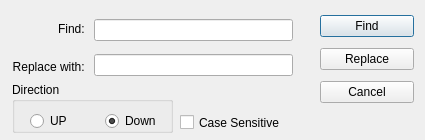
<?xml version="1.0" encoding="UTF-8"?>
<ui version="4.0">
 <class>SubDialog</class>
 <widget class="QDialog" name="SubDialog">
  <property name="geometry">
   <rect>
    <x>0</x>
    <y>0</y>
    <width>425</width>
    <height>140</height>
   </rect>
  </property>
  <property name="minimumSize">
   <size>
    <width>425</width>
    <height>140</height>
   </size>
  </property>
  <property name="maximumSize">
   <size>
    <width>425</width>
    <height>140</height>
   </size>
  </property>
  <property name="focusPolicy">
   <enum>Qt::StrongFocus</enum>
  </property>
  <property name="windowTitle">
   <string>Find&amp;Replace</string>
  </property>
  <widget class="QCheckBox" name="CasecheckBox">
   <property name="geometry">
    <rect>
     <x>180</x>
     <y>110</y>
     <width>147</width>
     <height>25</height>
    </rect>
   </property>
   <property name="mouseTracking">
    <bool>true</bool>
   </property>
   <property name="focusPolicy">
    <enum>Qt::StrongFocus</enum>
   </property>
   <property name="text">
    <string>Case Sensitive</string>
   </property>
  </widget>
  <widget class="QGroupBox" name="groupBox">
   <property name="geometry">
    <rect>
     <x>12</x>
     <y>82</y>
     <width>161</width>
     <height>51</height>
    </rect>
   </property>
   <property name="title">
    <string>Direction</string>
   </property>
   <widget class="QWidget" name="layoutWidget">
    <property name="geometry">
     <rect>
      <x>18</x>
      <y>26</y>
      <width>143</width>
      <height>27</height>
     </rect>
    </property>
    <layout class="QHBoxLayout" name="horizontalLayout">
     <item>
      <widget class="QRadioButton" name="upRadioButton">
       <property name="text">
        <string>UP</string>
       </property>
      </widget>
     </item>
     <item>
      <widget class="QRadioButton" name="downRadioButton">
       <property name="text">
        <string>Down</string>
       </property>
       <property name="checked">
        <bool>true</bool>
       </property>
      </widget>
     </item>
    </layout>
   </widget>
  </widget>
  <widget class="QWidget" name="layoutWidget1">
   <property name="geometry">
    <rect>
     <x>12</x>
     <y>12</y>
     <width>281</width>
     <height>71</height>
    </rect>
   </property>
   <layout class="QHBoxLayout" name="horizontalLayout_3">
    <item>
     <layout class="QVBoxLayout" name="verticalLayout">
      <item>
       <widget class="QLabel" name="label">
        <property name="text">
         <string>Find: </string>
        </property>
        <property name="alignment">
         <set>Qt::AlignRight|Qt::AlignTrailing|Qt::AlignVCenter</set>
        </property>
       </widget>
      </item>
      <item>
       <widget class="QLabel" name="label_2">
        <property name="text">
         <string>Replace with: </string>
        </property>
        <property name="alignment">
         <set>Qt::AlignRight|Qt::AlignTrailing|Qt::AlignVCenter</set>
        </property>
       </widget>
      </item>
     </layout>
    </item>
    <item>
     <layout class="QVBoxLayout" name="verticalLayout_3">
      <item>
       <widget class="QLineEdit" name="findStrEdit"/>
      </item>
      <item>
       <widget class="QLineEdit" name="replaceStrEdit"/>
      </item>
     </layout>
    </item>
   </layout>
  </widget>
  <widget class="QWidget" name="layoutWidget2">
   <property name="geometry">
    <rect>
     <x>320</x>
     <y>10</y>
     <width>94</width>
     <height>101</height>
    </rect>
   </property>
   <layout class="QVBoxLayout" name="verticalLayout_5">
    <item>
     <widget class="QPushButton" name="findButton">
      <property name="text">
       <string>Find</string>
      </property>
     </widget>
    </item>
    <item>
     <widget class="QPushButton" name="replaceButton">
      <property name="text">
       <string>Replace</string>
      </property>
     </widget>
    </item>
    <item>
     <widget class="QPushButton" name="cancelButton">
      <property name="text">
       <string>Cancel</string>
      </property>
     </widget>
    </item>
   </layout>
  </widget>
  <zorder>CasecheckBox</zorder>
  <zorder>layoutWidget1</zorder>
  <zorder>layoutWidget2</zorder>
  <zorder>groupBox</zorder>
 </widget>
 <resources/>
 <connections/>
</ui>
